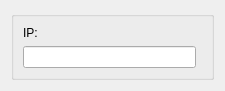
<?xml version="1.0" encoding="UTF-8"?>
<ui version="4.0">
 <class>ElgatoLightStripSettingsEntry</class>
 <widget class="QWidget" name="ElgatoLightStripSettingsEntry">
  <property name="geometry">
   <rect>
    <x>0</x>
    <y>0</y>
    <width>225</width>
    <height>85</height>
   </rect>
  </property>
  <property name="windowTitle">
   <string notr="true">Elgato Light Strip Settings Entry</string>
  </property>
  <layout class="QGridLayout" name="gridLayout">
   <item row="0" column="0" colspan="2">
    <widget class="QGroupBox" name="groupBox">
     <property name="title">
      <string/>
     </property>
     <layout class="QGridLayout" name="gridLayout_2">
      <item row="1" column="0" rowspan="2" colspan="2">
       <widget class="QLabel" name="label">
        <property name="text">
         <string>IP:</string>
        </property>
       </widget>
      </item>
      <item row="3" column="0">
       <widget class="QLineEdit" name="IPEdit"/>
      </item>
     </layout>
    </widget>
   </item>
  </layout>
 </widget>
 <resources/>
 <connections/>
</ui>
